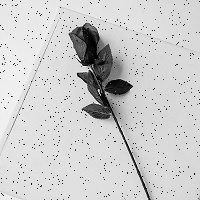
#> input picture rebot_study_cv/pic/rose_spnoise_200x200.jpg, 200 x 200 px
$ jupyter execute '滤波.ipynb'
#> lines starting #> are read from the running program, lines starting #| are printed output that depends on the picture
[cell 1]
import numpy as np
import matplotlib.pyplot as plt
import cv2 as cv

[cell 2]
def show(img):
    if img.ndim==2:
        plt.imshow(img,cmap="gray")
    else:
        plt.imshow(cv.cvtColor(img,cv.COLOR_RGB2BGR))

[cell 3]
img=cv.imread("./pic/rose_spnoise_200x200.jpg")
#> img is the input picture: shape (200, 200, 3); min 0, max 255, mean 204.3
# print(img)
show(img)

# 均值滤波

[cell 4]
k=np.ones((3,3))/9

[cell 5]
img2=cv.filter2D(img,-1,k)
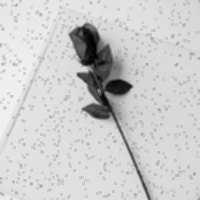
#> img2: shape (200, 200, 3); min 1, max 240, mean 204.3
show(np.hstack([img,img2]))
#> in show (call 2), `plt.imshow(cv.cvtColor(img,cv.COLOR_RGB2BGR))`:
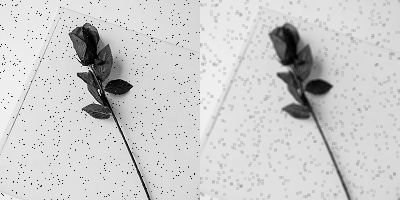
#> img: shape (200, 400, 3); min 0, max 255, mean 204.3

[cell 6]
img3=cv.blur(img,(3,3))
img4=cv.boxFilter(img,-1,(3,3))
show(np.hstack([img3,img4]))
#> in show (call 3), `plt.imshow(cv.cvtColor(img,cv.COLOR_RGB2BGR))`:
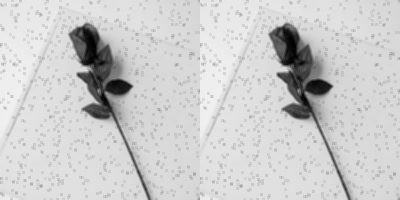
#> img: shape (200, 400, 3); min 1, max 240, mean 204.3

# 中值滤波

[cell 7]
img5=cv.medianBlur(img,3)
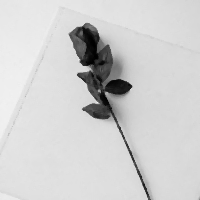
#> img5: shape (200, 200, 3); min 0, max 241, mean 207.5
show(np.hstack([img,img5]))
#> in show (call 4), `plt.imshow(cv.cvtColor(img,cv.COLOR_RGB2BGR))`:
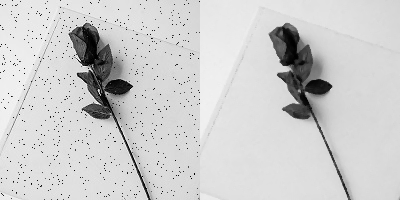
#> img: shape (200, 400, 3); min 0, max 255, mean 205.9

# 高斯滤波

[cell 8]
img6=cv.GaussianBlur(img,(5,5),sigmaX=0.8)
show(img6)

[cell 9]
img7=cv.bilateralFilter(img,-1,sigmaColor=50,sigmaSpace=3)
show(img7)
